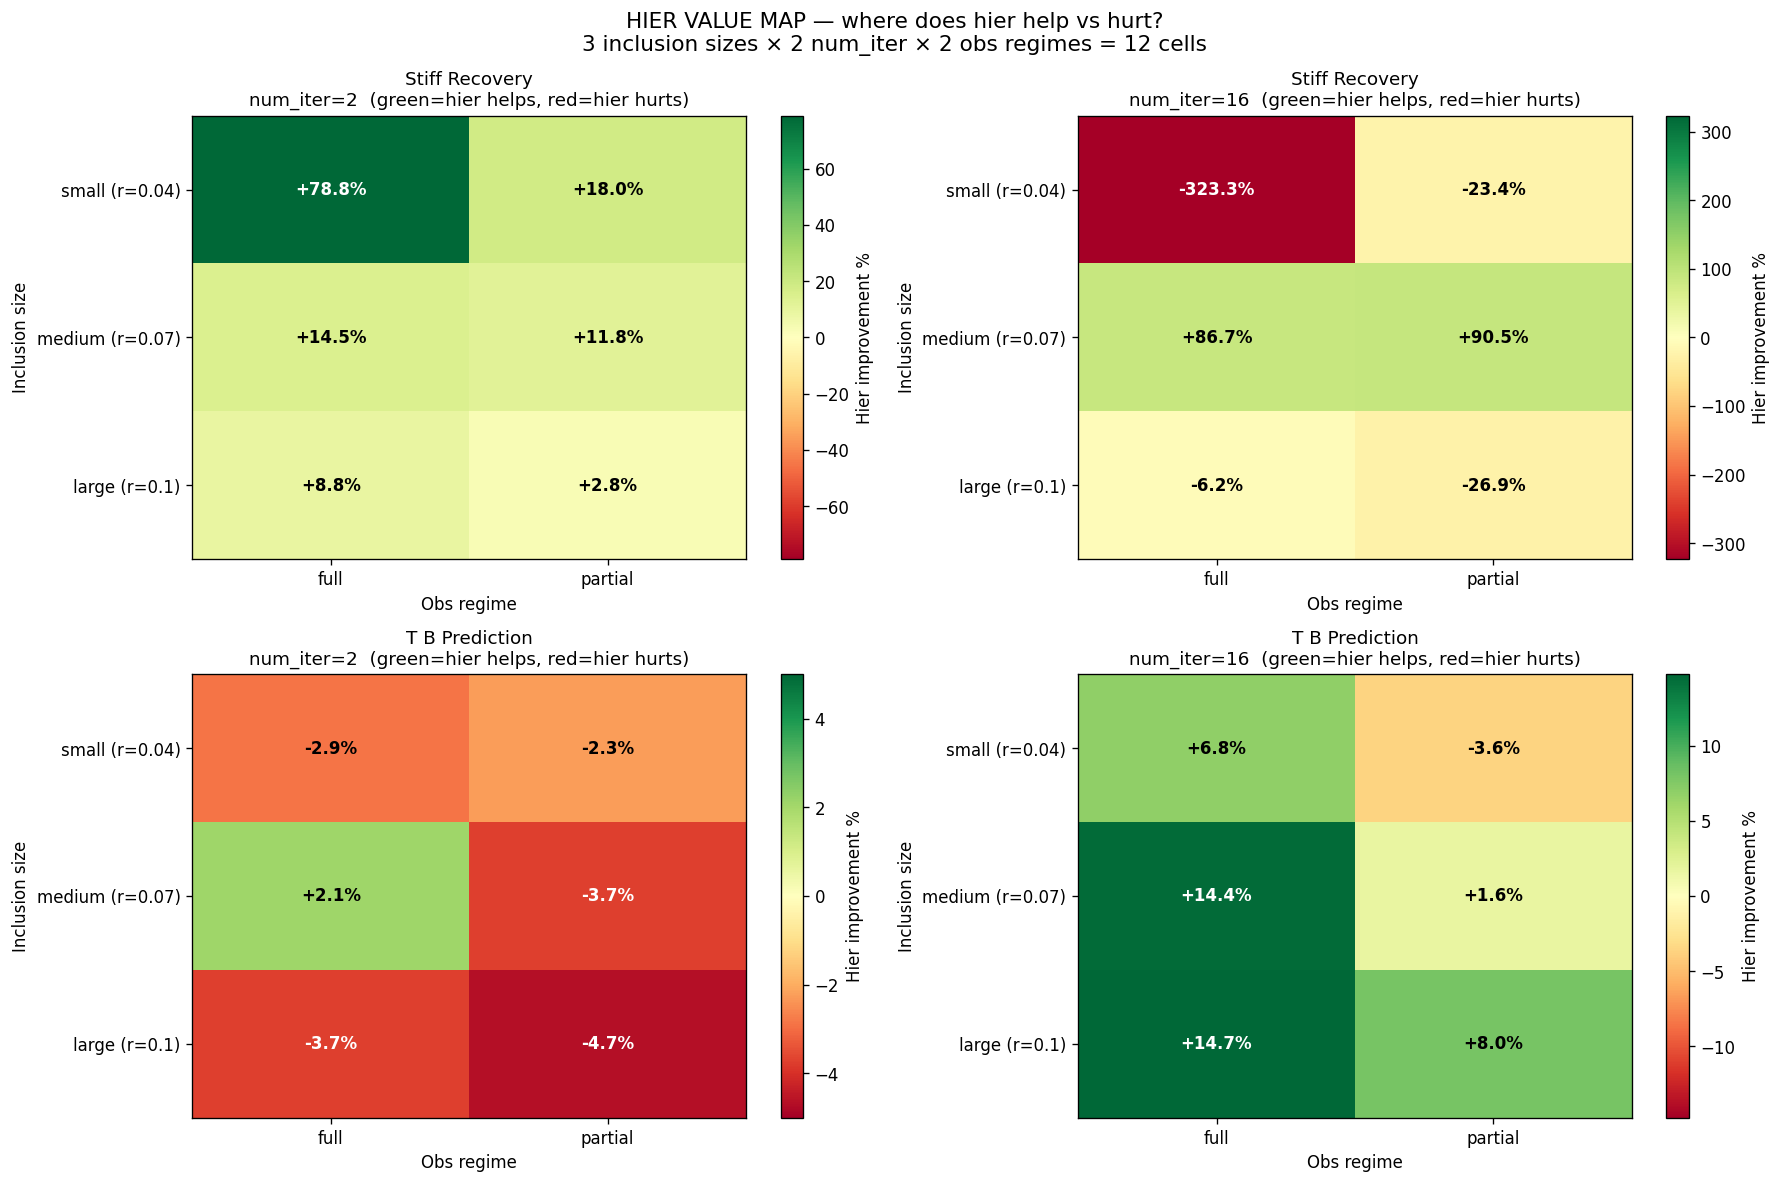

The script that saved this image:
"""Hier value map — systematic grid sweep to characterize WHERE hier helps/hurts.

Goal: replace single-config conclusion with configuration-dependent map.

Sweep axes:
   Inclusion size:  r=0.04 (~0.8%) | r=0.07 (~5%) | r=0.10 (~11%)
   num_iter:        2 (low sensitivity) | 16 (high sensitivity)
   Obs regime:      full mesh obs | partial obs (top 10% surface)

Total: 3 × 2 × 2 = 12 configurations × 2 methods (Liang vs Hier+Liang)
Per config: calibrate both, predict T_B held-out, compare.

Output:
   Multi-panel heatmap showing:
   - stiff_in recovery (Hier vs Liang vs truth 0.8)
   - T_B prediction error (Hier vs Liang)
   - Hier improvement % (positive = hier helps)

Estimated compute: 24 runs × ~2 min = ~50 min total.
"""

import sys
import time
import math
from pathlib import Path
import numpy as np
import torch

REPO = Path(__file__).resolve().parents[2]
sys.path.insert(0, str(REPO))
sys.path.insert(0, str(REPO / "pf_shape_matching_warp"))

import warp as wp  # noqa: E402
wp.init()
print(f"Warp {wp.__version__}  /  Torch {torch.__version__}")

import matplotlib  # noqa: E402
matplotlib.use("Agg")
import matplotlib.pyplot as plt  # noqa: E402

from tools.day2_solver_wrapper import setup_solver_with_rest, solver_save_state  # noqa: E402
from tools.day6b_full_forward_torch_op import WarpFullForwardOp  # noqa: E402

from tools.stageA_inclusion_recovery import (  # noqa: E402
    build_inclusion_truth, gen_obs_per_particle_stiff,
)
from tools.pointnetpp.hierarchy import build_hierarchy  # noqa: E402
from tools.pointnetpp.multi_mesh_test import (  # noqa: E402
    MESH_CONFIGS, make_traj_from_spec, predict_on_traj,
)
from tools.pointnetpp.diag_partial_obs import calibrate  # noqa: E402


def setup_cell(incl_radius, num_iter, obs_regime, cfg, device, T=10):
    """Build ctx for one configuration cell.

    obs_regime: 'full' or 'partial'
    """
    solver, rest_state, mesh_info = setup_solver_with_rest(str(REPO / cfg["path"]))
    N = solver.N
    # 2026-05-30 PHYSICS CALIBRATION (sanity audit, see eval_hier_phantom_realistic):
    # damping 0.95 (kill zombie momentum), gravity=0 (axis-mismatch isolation),
    # floor below mesh (tumor was half-buried).
    solver.damping = 0.95
    solver.num_iterations = num_iter
    solver.gravity = wp.vec3(0.0, 0.0, 0.0)
    pos_rest = mesh_info["vertices"]
    solver.floor_y = float(pos_rest[:, 2].min() - 0.1 * (pos_rest[:, 2].max() - pos_rest[:, 2].min()))
    bbox_min = pos_rest.min(0); bbox_max = pos_rest.max(0); bbox_size = bbox_max - bbox_min
    knife_radius = cfg["knife_radius_abs"]
    incl_center = bbox_min + np.array(cfg["incl_center_rel"]) * bbox_size
    stiff_truth, inclusion_mask, _, _ = build_inclusion_truth(
        pos_rest, stiff_in=0.8, stiff_out=0.3,
        center_override=tuple(incl_center), radius_override=incl_radius)
    tau_truth = np.where(inclusion_mask, cfg["tau_in"], cfg["tau_out"]).astype(np.float32)
    stiff_init = np.full(N, 0.5, dtype=np.float32)
    tau_init = np.full(N, 0.30, dtype=np.float32)
    top_axis = cfg["top_axis"]

    # surface_mask depends on obs_regime
    if obs_regime == "full":
        surface_mask = np.ones(N, dtype=bool)  # all particles visible
    else:  # partial
        surface_threshold = bbox_max[top_axis] - 0.10 * bbox_size[top_axis]
        surface_mask = pos_rest[:, top_axis] > surface_threshold

    theta_truth = np.array([3.0, 100.0, 0.3], dtype=np.float32)
    truth = {}
    for tr in ["A", "B"]:
        traj = make_traj_from_spec(cfg["traj_specs"][tr], bbox_min, bbox_max, T)
        solver.reset_to_rest(pos_rest)
        obs_pos, obs_alpha = gen_obs_per_particle_stiff(
            solver, rest_state, theta_truth, stiff_truth, traj, knife_radius, device,
            tau_truth_np=tau_truth)
        truth[tr] = dict(traj=traj, pos=obs_pos, alpha=obs_alpha)

    obs_pos_A_t = [torch.tensor(p, dtype=torch.float32, device=device) for p in truth["A"]["pos"]]
    obs_alpha_A_t = [torch.tensor(a, dtype=torch.float32, device=device) for a in truth["A"]["alpha"]]
    surface_idx = torch.tensor(np.where(surface_mask)[0], dtype=torch.long, device=device)
    edges_a_t = torch.tensor(solver.e["a"].numpy().astype(np.int64), dtype=torch.long, device=device)
    edges_b_t = torch.tensor(solver.e["b"].numpy().astype(np.int64), dtype=torch.long, device=device)
    edges_a_np = solver.e["a"].numpy().astype(np.int64)
    edges_b_np = solver.e["b"].numpy().astype(np.int64)
    edge_rest_len = np.linalg.norm(pos_rest[edges_a_np] - pos_rest[edges_b_np], axis=1)
    edges_rest_t = torch.tensor(edge_rest_len, dtype=torch.float32, device=device)
    x_rest = torch.from_numpy(pos_rest).to(device, dtype=torch.float32)
    H = build_hierarchy(x_rest, M1=512, M2=64, k_neighbors=3)

    ctx = dict(
        solver=solver, rest_state=rest_state, N=N, device=device,
        knife_traj_A=truth["A"]["traj"], knife_radius=knife_radius,
        pos_rest=pos_rest, theta_truth=theta_truth, theta_3d_np=theta_truth,
        stiff_init_np=stiff_init, stiff_truth=stiff_truth,
        tau_init_np=tau_init, tau_bound=(0.05, 0.95),
        inclusion_mask=inclusion_mask,
        surface_idx=surface_idx, surface_mask=surface_mask,
        obs_pos_A_t=obs_pos_A_t, obs_alpha_A_t=obs_alpha_A_t,
        edges_a_t=edges_a_t, edges_b_t=edges_b_t, edges_rest_t=edges_rest_t,
        H=H,
    )
    return ctx, truth


def evaluate_cell(ctx, truth, hier_mode, N_epochs=30, lambda_E=1e-5):
    """Calibrate + cross-traj predict for one method."""
    condition = "Hier+Liang_inner" if hier_mode else "Liang_inner"
    t0 = time.time()
    stiff, tau, hist = calibrate(
        condition=condition, ctx=ctx,
        N_epochs=N_epochs, lr=0.03, lr_tau=0.01,
        lambda_smooth=0.0, lambda_E=lambda_E,
    )
    if np.isnan(stiff).any():
        return None
    # Cross-traj T_B
    pred_pos, pred_alpha = predict_on_traj(stiff, tau, truth["B"]["traj"], ctx)
    # Compute prediction error vs truth_B  (full mesh L2)
    T = len(truth["B"]["pos"])
    pos_errs = []
    for t in range(T):
        d = np.linalg.norm(pred_pos[t] - truth["B"]["pos"][t], axis=1)
        pos_errs.append(float(d.mean()))
    T_B_err = float(np.mean(pos_errs))

    stiff_in = float(stiff[ctx["inclusion_mask"]].mean())
    elapsed = time.time() - t0
    return dict(
        stiff=stiff, tau=tau, stiff_in=stiff_in, T_B_err=T_B_err,
        elapsed=elapsed,
    )


def main():
    cfg = MESH_CONFIGS[0]
    device = "cuda:0"
    T = 10

    # Sweep axes
    INCL_SIZES = [
        ("small", 0.04),    # ~0.8%
        ("medium", 0.07),   # ~5%
        ("large", 0.10),    # ~11%
    ]
    NUM_ITERS = [2, 16]
    OBS_REGIMES = ["full", "partial"]

    print(f"\n=== Hier value map sweep ===")
    print(f"  Configurations: {len(INCL_SIZES)} × {len(NUM_ITERS)} × {len(OBS_REGIMES)} = "
          f"{len(INCL_SIZES) * len(NUM_ITERS) * len(OBS_REGIMES)} cells")
    print(f"  Methods per cell: 2 (Liang baseline, Hier+Liang)")
    print(f"  Total runs: {len(INCL_SIZES) * len(NUM_ITERS) * len(OBS_REGIMES) * 2}")

    results = {}  # (incl_name, num_iter, obs_regime, method) -> dict
    t_total = time.time()
    for incl_name, incl_r in INCL_SIZES:
        for num_iter in NUM_ITERS:
            for obs_regime in OBS_REGIMES:
                key_base = (incl_name, num_iter, obs_regime)
                print(f"\n{'='*72}")
                print(f"Cell: incl={incl_name}(r={incl_r}) iter={num_iter} obs={obs_regime}")
                print(f"{'='*72}", flush=True)
                ctx, truth = setup_cell(incl_r, num_iter, obs_regime, cfg, device, T=T)
                n_incl = int(ctx["inclusion_mask"].sum())
                print(f"  N={ctx['N']}, incl={n_incl} ({n_incl/ctx['N']*100:.2f}%), "
                      f"surface={int(ctx['surface_mask'].sum())}")
                # Liang baseline
                r_L = evaluate_cell(ctx, truth, hier_mode=False, N_epochs=30, lambda_E=1e-5)
                # Hier+Liang
                r_H = evaluate_cell(ctx, truth, hier_mode=True, N_epochs=30, lambda_E=1e-5)
                if r_L is None or r_H is None:
                    print(f"  ✗ NaN in calibration, skipping")
                    continue
                # Hier improvement (positive = better, negative = worse)
                gap_L = abs(r_L["stiff_in"] - 0.8)
                gap_H = abs(r_H["stiff_in"] - 0.8)
                stiff_improvement = (gap_L - gap_H) / max(gap_L, 1e-9) * 100
                T_B_improvement = (r_L["T_B_err"] - r_H["T_B_err"]) / max(r_L["T_B_err"], 1e-9) * 100
                print(f"  Liang: stiff_in={r_L['stiff_in']:.3f} (gap {gap_L:.3f})  T_B_err={r_L['T_B_err']:.3e}")
                print(f"  Hier:  stiff_in={r_H['stiff_in']:.3f} (gap {gap_H:.3f})  T_B_err={r_H['T_B_err']:.3e}")
                print(f"  Hier improvement: stiff {stiff_improvement:+.1f}%, T_B {T_B_improvement:+.1f}%")
                results[(*key_base, "Liang")] = r_L
                results[(*key_base, "Hier")] = r_H

    print(f"\nTotal: {(time.time()-t_total)/60:.1f} min")

    # Build summary table + heatmaps
    print(f"\n{'='*100}")
    print(f"HIER VALUE MAP SUMMARY (truth stiff_in = 0.8)")
    print(f"{'='*100}")
    print(f"\n  {'incl':>8s}  {'iter':>5s}  {'obs':>9s}  "
          f"{'Liang stiff':>12s}  {'Hier stiff':>11s}  "
          f"{'L err':>9s}  {'H err':>9s}  {'Δstiff%':>9s}  {'ΔT_B%':>9s}  Verdict")
    for incl_name, _ in INCL_SIZES:
        for num_iter in NUM_ITERS:
            for obs_regime in OBS_REGIMES:
                rL = results.get((incl_name, num_iter, obs_regime, "Liang"))
                rH = results.get((incl_name, num_iter, obs_regime, "Hier"))
                if rL is None or rH is None:
                    continue
                gap_L = abs(rL["stiff_in"] - 0.8)
                gap_H = abs(rH["stiff_in"] - 0.8)
                d_stiff = (gap_L - gap_H) / max(gap_L, 1e-9) * 100
                d_TB = (rL["T_B_err"] - rH["T_B_err"]) / max(rL["T_B_err"], 1e-9) * 100
                verdict = "★ hier helps" if d_stiff > 5 else ("✗ hier hurts" if d_stiff < -5 else "≈ marginal")
                print(f"  {incl_name:>8s}  {num_iter:>5d}  {obs_regime:>9s}  "
                      f"{rL['stiff_in']:>12.3f}  {rH['stiff_in']:>11.3f}  "
                      f"{rL['T_B_err']:>9.2e}  {rH['T_B_err']:>9.2e}  "
                      f"{d_stiff:>+8.1f}%  {d_TB:>+8.1f}%  {verdict}")

    # Heatmap visualization
    fig, axes = plt.subplots(2, 2, figsize=(15, 10))
    # 4 panels: (stiff_imp, T_B_imp) × (iter=2, iter=16)
    for col, num_iter in enumerate(NUM_ITERS):
        for row, metric in enumerate(["stiff_recovery", "T_B_prediction"]):
            ax = axes[row, col]
            mat = np.full((len(INCL_SIZES), len(OBS_REGIMES)), np.nan)
            for i, (incl_name, _) in enumerate(INCL_SIZES):
                for j, obs_regime in enumerate(OBS_REGIMES):
                    rL = results.get((incl_name, num_iter, obs_regime, "Liang"))
                    rH = results.get((incl_name, num_iter, obs_regime, "Hier"))
                    if rL is None or rH is None:
                        continue
                    if metric == "stiff_recovery":
                        gap_L = abs(rL["stiff_in"] - 0.8)
                        gap_H = abs(rH["stiff_in"] - 0.8)
                        mat[i, j] = (gap_L - gap_H) / max(gap_L, 1e-9) * 100
                    else:
                        mat[i, j] = (rL["T_B_err"] - rH["T_B_err"]) / max(rL["T_B_err"], 1e-9) * 100
            v_lim = max(abs(np.nanmin(mat)), abs(np.nanmax(mat)), 5)
            im = ax.imshow(mat, cmap="RdYlGn", vmin=-v_lim, vmax=v_lim, aspect="auto")
            for i in range(len(INCL_SIZES)):
                for j in range(len(OBS_REGIMES)):
                    val = mat[i, j]
                    if np.isnan(val):
                        ax.text(j, i, "NaN", ha="center", va="center", fontsize=9)
                    else:
                        ax.text(j, i, f"{val:+.1f}%", ha="center", va="center",
                                color="black" if abs(val) < v_lim * 0.6 else "white",
                                fontsize=10, fontweight="bold")
            ax.set_xticks(range(len(OBS_REGIMES)))
            ax.set_xticklabels(OBS_REGIMES)
            ax.set_yticks(range(len(INCL_SIZES)))
            ax.set_yticklabels([f"{n} (r={r})" for n, r in INCL_SIZES])
            ax.set_xlabel("Obs regime")
            ax.set_ylabel("Inclusion size")
            title = (f"{metric.replace('_', ' ').title()}\n"
                       f"num_iter={num_iter}  (green=hier helps, red=hier hurts)")
            ax.set_title(title, fontsize=11)
            plt.colorbar(im, ax=ax, label="Hier improvement %")
    fig.suptitle("HIER VALUE MAP — where does hier help vs hurt?\n"
                  f"3 inclusion sizes × 2 num_iter × 2 obs regimes = 12 cells",
                  fontsize=13)
    fig.tight_layout()
    out_path = REPO / "tools" / "pointnetpp" / "diag_hier_value_map.png"
    fig.savefig(str(out_path), dpi=120, bbox_inches="tight")
    print(f"\nsaved {out_path}")


if __name__ == "__main__":
    main()
